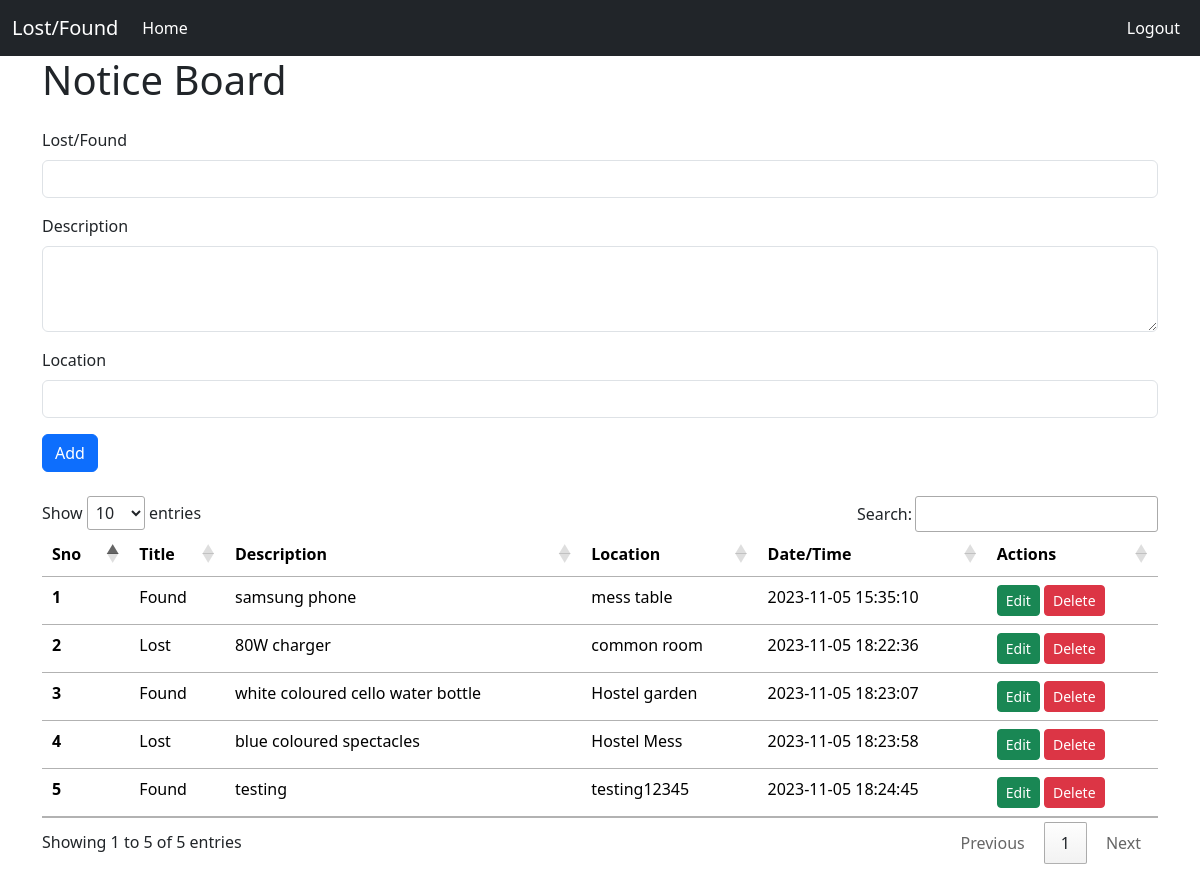
The app's page /lostFoundAdmin.php (signed in) with its own data.
### tables this page shows
CREATE TABLE `notice` (
  `sno` int(11) NOT NULL,
  `title` varchar(5) NOT NULL,
  `description` text NOT NULL,
  `location` text NOT NULL,
  `tstamp` datetime NOT NULL DEFAULT current_timestamp()
);

### lostFoundAdmin.php (the view, shortened to what this page needs)
<?php
$host="localhost";
$user="root";
$password="";
$db="database1";
$data=mysqli_connect($host,$user,$password,$db);
?>
<!DOCTYPE html>
<html lang="en">
<head>
    <link href="https://cdn.jsdelivr.net/npm/bootstrap@5.3.2/dist/css/bootstrap.min.css" rel="stylesheet">
    <link rel="stylesheet" href="//cdn.datatables.net/1.13.6/css/jquery.dataTables.min.css">
</head>
<body>
<nav class="navbar navbar-expand-lg bg-dark navbar-dark">
  <div class="container-fluid">
    <a class="navbar-brand" >Lost/Found</a>
      <ul class="navbar-nav me-auto mb-2 mb-lg-0">
        <li class="nav-item">
          <?php
            echo "<a class='nav-link active' aria-current='page' href='dashboard.php'>Home</a>";
          ?>
        </li>
      </ul>
      <ul class="nav navbar-nav navbar-right">
          <li class="nav-item">
            <a class="nav-link active" href="logout.php"> Logout</a>
          </li>
      </ul>
  </div>
</nav>
<div class="container">
<h1>Notice Board</h1>
<form action="lostFound.php" method="POST">
  <div class="mb-3 my-4">
    <label for="title" class="form-label">Lost/Found</label>
    <input type="text" class="form-control" id="title" name="title" aria-describedby="emailHelp">
    </div>
  <div class="mb-3">
    <label for="description" class="form-label">Description</label>
  <textarea class="form-control" id="description" name="description" rows="3"></textarea>
  </div>
  <div class="mb-3">
    <label for="location" class="form-label">Location</label>
    <input type="text" class="form-control" id="location" name="location" aria-describedby="emailHelp">
    </div>
  <button type="submit" class="btn btn-primary">Add</button>
</form>
</div>
<div class="container my-4">
<table class="table" id="myTable">
  <thead>
    <tr>
      <th scope="col">Sno</th>
      <th scope="col">Title</th>
      <th scope="col">Description</th>
      <th scope="col">Location</th>
      <th scope="col">Date/Time</th>
      <th scope="col">Actions</th>
    </tr>
  </thead>
  <tbody>
  <?php
    $sql = "SELECT * FROM `notice`";
    $result = mysqli_query($data, $sql);
    $sno = 0;
    while($row = mysqli_fetch_assoc($result)){
        $sno = $sno+1;
        echo " <tr>
        <th scope='row'>".$sno."</th>
        <td>".$row['title']."</td>
        <td>".$row['description']."</td>
        <td>".$row['location']."</td>
        <td>".$row['tstamp']."</td>
        <td><button class='edit btn btn-sm btn-success' id=".$row['sno'].">Edit</button> <button class='delete btn btn-sm btn-danger' id=d".$row['sno'].">Delete</button></td>
      </tr>";
    }
    ?>
  </tbody>
</table>
</div>
</body>
</html>

### records on screen
notice: title "Found", description "samsung phone", location "mess table", tstamp "2023-11-05 15:35:10"
notice: title "Lost", description "80W charger", location "common room", tstamp "2023-11-05 18:22:36"
notice: title "Found", description "white coloured cello water bottle", location "Hostel garden", tstamp "2023-11-05 18:23:07"
notice: title "Lost", description "blue coloured spectacles", location "Hostel Mess", tstamp "2023-11-05 18:23:58"
notice: title "Found", description "testing", location "testing12345", tstamp "2023-11-05 18:24:45"
